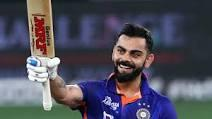
#> input picture gif.jpeg, 212 x 119 px
$ python Image_watermarking.py gif.jpeg   (older library calls are emulated)
#> lines starting #> are read from the running program, lines starting #| are printed output that depends on the picture
from PIL import Image, ImageDraw, ImageFont
import sys

img = Image.open('gif.jpeg')
#> img is the input picture: PIL image 212x119 RGB; mean R, G, B 78.8, 77.8, 90.8
draw = ImageDraw.Draw(img)
text = sys.argv[1]

# You can specify a different font path or use a default PIL font
try:
    font = ImageFont.truetype('arial.ttf', 28)
except IOError:
    font = ImageFont.load_default()

textwidth, textheight = draw.textsize(text, font)
#> textwidth = 103; textheight = 32
width, height = img.size
#> width = 212; height = 119
x = width/2 - textwidth/2
#> x = 54.5
y = height - textheight - 28
#> y = 59
draw.text((x, y), text, font=font)
img.save('gif.jpeg')
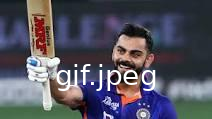
#> saved as gif.jpeg: PIL image 212x119 RGB; mean R, G, B 83.7, 82.9, 95.3

$ run again, with color.jpeg copied over gif.jpeg
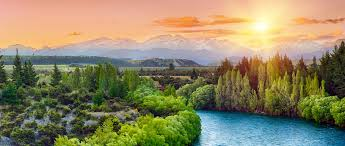
#> input picture color.jpeg, 345 x 146 px
#> img is the input picture: PIL image 345x146 RGB; mean R, G, B 142, 133.5, 100.6
#> textwidth = 103; textheight = 32
#> x = 121
#> y = 86
#> `img.save('gif.jpeg')`:
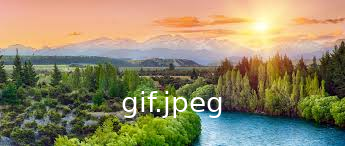
#> saved as gif.jpeg: PIL image 345x146 RGB; mean R, G, B 144.4, 135.6, 103.4

$ run again, with index.jpeg copied over gif.jpeg
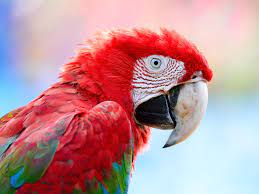
#> input picture index.jpeg, 259 x 194 px
#> img is the input picture: PIL image 259x194 RGB; mean R, G, B 190.9, 145.8, 151.9
#> textwidth = 103; textheight = 32
#> x = 78
#> y = 134
#> `img.save('gif.jpeg')`:
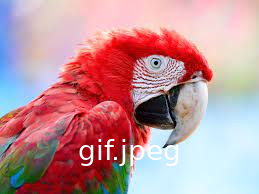
#> saved as gif.jpeg: PIL image 259x194 RGB; mean R, G, B 192.1, 147.7, 153.7
